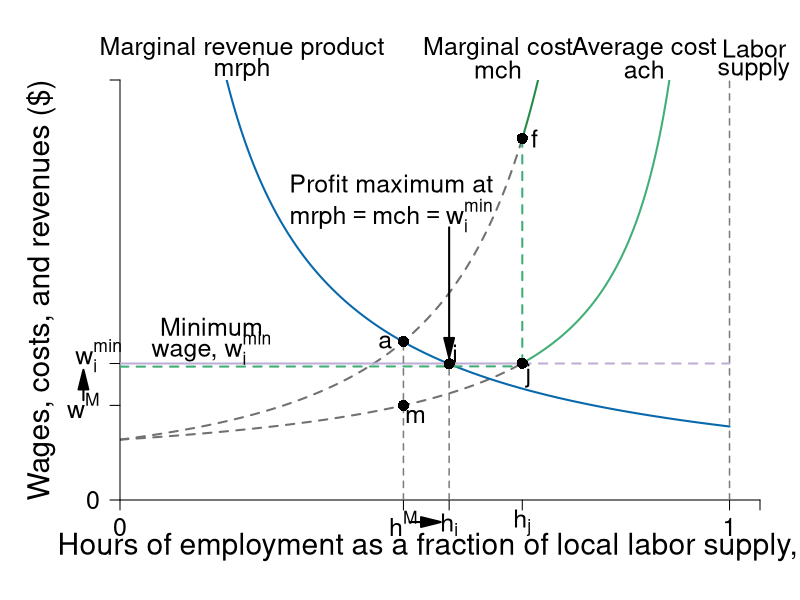

Here is the R script that generated this plot:
require(shape)
require(plotrix)
pdf(file = "employment/monopsony_minwage_increase.pdf", width = 9, height = 7)

#Set parameters for graphics
axislabelsize <- 1.8
labelsize <- 1.5
namesize <- 1.8
annotatesize <- 1.5
graphlinewidth <- 2
segmentlinewidth <- 1.5

COL <- c("#7fc97f", "#beaed4", "#fdc086", "#ffff99", "#386cb0", "#f0027f", "#bf5b17", "#666666")
COLA <- c("#e0f3db", "#99d8c9","#66c2a4","#41ae76", "#238b45", "#005824")
COLB <- c("#c6dbef", "#4eb3d3", "#2b8cbe", "#0868ac","#084081")
COLC <- c("#fcfbfd", "#efedf5", "#dadaeb", "#bcbddc", "#9e9ac8", "#807dba", "#6a51a3", "#54278f", "#3f007d")
grays <- gray.colors(25, start = 1, end = 0)


WageFn <- function(h, ubar = 3, B = 2, t = 0.8) {
  B + ubar + (ubar - ubar*t +  ubar*t*h )/(t*(1 - h))
}

Mch <- function(h, ubar = 3, B = 2, t = 0.8) {
  B + ubar + (ubar - ubar*t +  ubar*t*h )/(t*(1 - h))+ (ubar*h)/(t*(1-h)^2)
}


MRP <- function(h, constant = 7, slope = 1){
  constant/(slope*h)
}

# mrp2 <- function(h, constant = 4, power = 2){
#   constant/(h^power)
# }

costRevSol <- function(h, constant = 7, ubar = 3, B = 2, t = 0.8){
  B + ubar + (ubar - ubar*t +  ubar*t*h )/(t*(1 - h)) + (ubar*h)/(t*(1-h)^2) - constant/h
}

#uniroot(costRevSol(x, constant = 7, ubar = 3, B = 2, t = 0.8), lower = 0.01, upper = 1)

par(mar =  c(5, 6, 4, 2))

xlims <- c(0, 1.05)
ylims <- c(0, 40)

plot(0, 0, xlim = xlims, ylim = ylims, type = "n",
     xlab = "",
     ylab = "",
     xaxt = "n", 
     yaxt = "n",
     cex.lab = axislabelsize, 
     bty = "n", 
     xaxs="i", 
     yaxs="i")

npts <- 500 
npts2 <- 501

#Guesses at intersections
LPoints <- c(0.465, 0.56) 
IPoints <- c(0.415, 0.54, 0.66)
BPoints <- c(0.37, 0.53, 0.78)

#Specify the sequences of points for graphing. 
xx1 <- seq(xlims[1], IPoints[3], length.out = npts)
xx2 <- seq(IPoints[3], 1, length.out = npts)
xx3 <- seq(xlims[1], IPoints[3], length.out = npts)
xx4 <- seq(IPoints[3], 1, length.out = npts)
xx5 <- seq(xlims[1], 1, length.out = npts)


#Draw the lines for the graphs
lines(xx3, WageFn(xx3), col = grays[21], lwd = graphlinewidth, lty = 2)
lines(xx4, WageFn(xx4), col = COLA[4], lwd = graphlinewidth, lty = 1)
lines(xx1, Mch(xx1), col = grays[21], lwd = graphlinewidth, lty = 2)
lines(xx2, Mch(xx2), col = COLA[5], lwd = graphlinewidth, lty = 1)
lines(xx5, MRP(xx5), col = COLB[4], lwd = graphlinewidth)
#lines(xx1, mrp2(xx1), col = COLB[4], lwd = graphlinewidth)

#lines(xx2, solowCondition(xx2, delta = 5), col = COL[3], lwd = 4)
#lines(xx2, solowInfeas(xx2, delta = 5), col = COL[1], lwd = 4, lty = 2)




#Customize ticks and labels for the plot
ticksy <- c(0, 13, WageFn(LPoints[1]), 40)
ylabels <- c(0, NA, expression(paste(w^M)), NA)
ticksx <- c(0,  LPoints[1], IPoints[2],  IPoints[3], 1, xlims[2])
xlabels <- c(0,  expression(paste(h^M)), expression(paste(h[i])), expression(paste(h[j])),  1.0, NA)
axis(1, at = ticksx, pos = 0, labels = xlabels, cex.axis = labelsize)
axis(2, at = ticksy, pos = 0, labels = ylabels, las = 1,cex.axis = labelsize)

text(-0.035, 13 + 0.75,  expression(paste(w[i]^min)), xpd = TRUE, cex = labelsize) 


#Axis labels 
text(0.5*xlims[2], -4.5,  expression(paste("Hours of employment as a fraction of local labor supply, ", h)), xpd = TRUE, cex = axislabelsize) 
text(-0.13, 0.5*ylims[2], expression(paste("Wages, costs, and revenues ($)")), xpd = TRUE, cex = axislabelsize, srt = 90) 


#Annotation of the  graphs
text(0.86, 43, expression(paste("Average cost")), cex = labelsize, xpd = TRUE)
text(0.86, 41, expression(paste(ach)), cex = labelsize, xpd = TRUE)

text(0.62, 43, expression(paste("Marginal cost")), cex = labelsize, xpd = TRUE)
text(0.62, 41, expression(paste(mch)), cex = labelsize, xpd = TRUE)

text(0.2, 43, expression(paste("Marginal revenue product")), cex = labelsize, xpd = TRUE)
text(0.2, 41, expression(paste(mrph)), cex = labelsize, xpd = TRUE)



#Labor supply
segments(1, 0, 1, 42, lty = 2, lwd = segmentlinewidth, col = grays[20])
text(1.04, 43, expression(paste("Labor")), cex = labelsize, xpd = TRUE)
text(1.04, 41, expression(paste("supply")), cex = labelsize, xpd = TRUE)

#Line for the absolute maximum quality
#segments(1, 0, 1, 42, lty = 2, lwd = 3, col = "darkgray")
#segments(0.75, 0, 0.75, 20, lty = 2, lwd = 2, col = "darkgray")

#Arrow to Slope of BRF
#Arrows(0.5, 13, 0.58, 13, col = "black", lty = 1, lwd = 2, arr.type = "triangle")
#text(0.35, 13, expression(paste("Slope = " - u[q], " = ", frac(delta, (1 - q)^2))))


#Arrows(0.8, 15, 0.8, 19, col = "black", lty = 1, lwd = 2, arr.type = "triangle")
#Arrows(0.8, 15, 0.8, 6, col = "black", lty = 1, lwd = 2, arr.type = "triangle")
#text(0.92, 12.5, expression(paste("Employment Rent")))

#Text to indicate delta = 5
#text(0.2, 38, expression(paste("Wage Function")))
#text(0.2, 36, expression(paste("set to ", delta, " = 5")))


#Fixed wage comparison
#segments(0, 12.5, 1, 12.5, lty = 2, lwd = graphlinewidth, col = COLB[3])


#Guesses at intersections
LPoints <- c(0.465, 0.56) 
IPoints <- c(0.415, 0.54, 0.66)
# points(BPoints[2], Mch(BPoints[2]), pch = 16, col = "black", cex = 1.5)
# text(BPoints[2] + 0.02, Mch(BPoints[2]) - 1, expression(paste(m)), cex = labelsize)

#Binding minimum wage
segments(0, 13, IPoints[3], 13, lty = 1, lwd = graphlinewidth, col = COL[2])
segments(IPoints[3], 13, 1, 13, lty = 2, lwd = graphlinewidth, col = COL[2])

#Segment of discontinuous mch
segments(IPoints[3], 13, IPoints[3], Mch(IPoints[3]), lty = 2, lwd = graphlinewidth, col = COLA[4])
segments(0, 13 - 0.3, IPoints[3], WageFn(IPoints[3]) - 0.3, lty = 2, lwd = graphlinewidth, col = COLA[4])

segments(IPoints[2], 0, IPoints[2], MRP(IPoints[2]), lty = 2, lwd = segmentlinewidth, col = grays[20])
points(IPoints[2], MRP(IPoints[2]), pch = 16, col = "black", cex = 1.5)
text(IPoints[2] + 0.01, MRP(IPoints[2]) + 1, expression(paste(i)), cex = labelsize)

points(IPoints[3], Mch(IPoints[3]), pch = 16, col = "black", cex = 1.5)
text(IPoints[3] + 0.02, Mch(IPoints[3]), expression(paste(f)), cex = labelsize)

# points(IPoints[1], Mch(IPoints[1]), pch = 16, col = "black", cex = 1.5)
# text(IPoints[1] + 0.01, Mch(IPoints[1]) - 1.2, expression(paste(g)), cex = labelsize)

points(IPoints[3], WageFn(IPoints[3]), pch = 16, col = "black", cex = 1.5)
text(IPoints[3] + 0.01, WageFn(IPoints[3]) - 1.2, expression(paste(j)), cex = labelsize)

#Segment to original monopsony outcome
#segments(0, Mch(LPoints[1]), LPoints[1], Mch(LPoints[1]), lty = 2, lwd = segmentlinewidth, col = grays[20])
segments(LPoints[1], 0 , LPoints[1], Mch(LPoints[1]), lty = 2, lwd = segmentlinewidth, col = grays[20])
#segments(0, WageFn(LPoints[1]), LPoints[1], WageFn(LPoints[1]), lty = 2, lwd = segmentlinewidth, col = grays[20])

#Point where min wage intersects mc(h)
# points(IPoints[1], Mch(IPoints[1]), pch = 16, col = "black", cex = 1.5)
# text(IPoints[1] - 0.03, MRP(IPoints[1]), expression(paste(a)), cex = labelsize)


#Monopsony points
# points(LPoints[1], Mch(LPoints[1]), pch = 16, col = "black", cex = 1.5)
# text(LPoints[1] - 0.03, MRP(LPoints[1]), expression(paste(a)), cex = labelsize)
# points(LPoints[1], WageFn(LPoints[1]), pch = 16, col = "black", cex = 1.5)
# text(LPoints[1] + 0.02, WageFn(LPoints[1]) - 1, expression(paste(m)), cex = labelsize)



#Arrow to mrp = mcl
Arrows(IPoints[2], MRP(IPoints[2]) + 13, IPoints[2], MRP(LPoints[2]) + 2, col = "black", lty = 1, lwd = 2, arr.type = "triangle")
text(LPoints[1] - 0.02, Mch(LPoints[1]) + 15, expression(paste("Profit maximum at")), cex = labelsize)
text(LPoints[1]- 0.02, Mch(LPoints[1]) + 12, expression(paste(mrph == mch,phantom() == w[i]^min)), cex = labelsize)

#Arrows for effects of min wage
Arrows(LPoints[1] + 0.01, -2.1, IPoints[2] - 0.03, -2.1, col = "black", lty = 1, lwd = 2, arr.type = "triangle", xpd = TRUE)

Arrows(-0.06, WageFn(LPoints[1]) + 0.5, - 0.06, MRP(IPoints[2]) - 1.5, col = "black", lty = 1, lwd = 2, arr.type = "triangle", xpd = TRUE)


text(0.15, MRP(IPoints[2]) + 3.5, expression(paste("Minimum")), cex = labelsize)
text(0.15, MRP(IPoints[2]) + 1.5, expression(paste("wage, ", w[i]^min)), cex = labelsize)

# segments(LPoints[1], 0 , LPoints[1], Mch(LPoints[1]), lty = 2, lwd = segmentlinewidth, col = grays[20])
# segments(0, WageFn(LPoints[1]), LPoints[1], WageFn(LPoints[1]), lty = 2, lwd = segmentlinewidth, col = grays[20])



points(LPoints[1], Mch(LPoints[1]), pch = 16, col = "black", cex = 1.5)
text(LPoints[1] - 0.03, MRP(LPoints[1]), expression(paste(a)), cex = labelsize)


points(LPoints[1], WageFn(LPoints[1]), pch = 16, col = "black", cex = 1.5)
text(LPoints[1] + 0.02, WageFn(LPoints[1]) - 1, expression(paste(m)), cex = labelsize)


dev.off()
